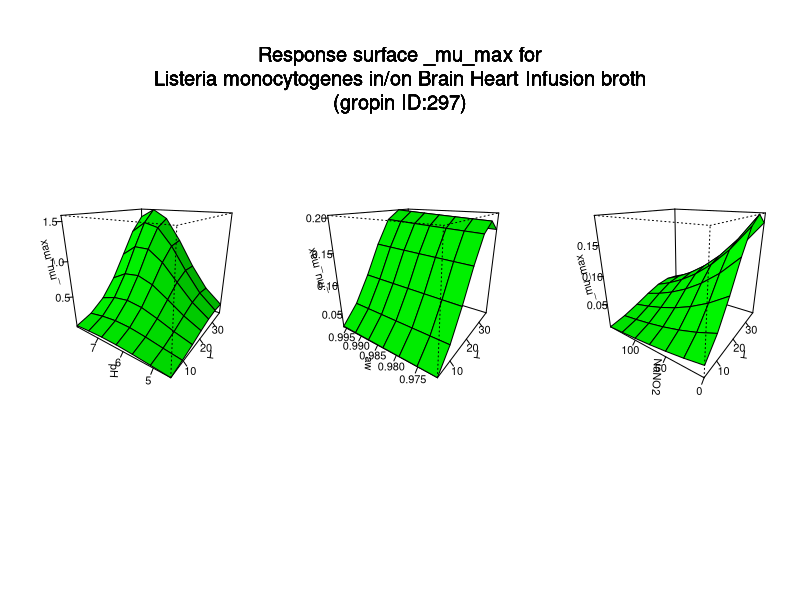

Write the R code that produced this figure.
#############################
# start of Parameter script
#############################
T <- seq(4.004,36.963036963037,length.out=7)
pH <- seq(4.5045,7.99200799200799,length.out=7)
aw <- seq(0.97097,0.996003996003996,length.out=7)
NaNO2 <- seq(0,149.85014985015,length.out=7)
#############################
# end of Parameter script
#############################
############################# 
# start of Model script Gropin ID 297 
#############################
 
# constant coefficients for this model
 
variables <- data.frame(T,pH,aw,NaNO2)
argumentsPar <- unique.data.frame(expand.grid(variables))
 
# heart of the model
response_surface <- function(T,pH,aw,NaNO2) {
   mumax <-log(2)/exp(13.5303-0.1096*T+0.0266*(-33.3333+0.0220472*((sqrt(1.51165*(10^21)*(aw^2)-3.28336*(10^21)*aw+1.78325*(10^21))-3.888*(10^10)*aw+4.22242*(10^10))^(1/3))-15712.5/((sqrt(1.51165*(10^21)*(aw^2)-3.28336*(10^21)*aw+1.78325*(10^21))-3.888*(10^10)*aw+4.22242*(10^10))^(1/3)))-3.2997*pH+0.0232*NaNO2-0.0134*T*pH-0.00332*(-33.3333+0.0220472*((sqrt(1.51165*(10^21)*(aw^2)-3.28336*(10^21)*aw+1.78325*(10^21))-3.888*(10^10)*aw+4.22242*(10^10))^(1/3))-15712.5/((sqrt(1.51165*(10^21)*(aw^2)-3.28336*(10^21)*aw+1.78325*(10^21))-3.888*(10^10)*aw+4.22242*(10^10))^(1/3)))*pH-0.00296*pH*NaNO2+0.00271*(T^2)+0.257*(pH^2)-0.00000085*(NaNO2^2))

	return(mumax=mumax)
} 

# output parameters
responseSurface <- cbind(argumentsPar,response_surface(argumentsPar['T'],argumentsPar['pH'],argumentsPar['aw'],argumentsPar['NaNO2']))
colnames(responseSurface) <- c(colnames(argumentsPar),'mumax')
#############################
# End of Model script
#############################
############################# 
# start of Visualisation script Gropin ID 297 
#############################
titleText <-'Response surface _mu_max for
Listeria monocytogenes in/on Brain Heart Infusion broth
(gropin ID:297)'
argPar1 <- unique.data.frame(expand.grid(T,pH))
argPar2 <- unique.data.frame(expand.grid(T,aw))
argPar3 <- unique.data.frame(expand.grid(T,NaNO2))
z1 <- matrix(unlist(response_surface(T = argPar1[1],pH = argPar1[2],aw = aw[1],NaNO2 = NaNO2[1])),nrow=7)
z2 <- matrix(unlist(response_surface(T = argPar2[1],aw = argPar2[2],pH = pH[1],NaNO2 = NaNO2[1])),nrow=7)
z3 <- matrix(unlist(response_surface(T = argPar3[1],NaNO2 = argPar3[2],pH = pH[1],aw = aw[1])),nrow=7)
# adding precaution if response surface is zero
myZLim1 <- range(z1)
if(myZLim1[1] == myZLim1[2]) myZLim1[2] <- myZLim1[2]+1
myZLim2 <- range(z2)
if(myZLim2[1] == myZLim2[2]) myZLim2[2] <- myZLim2[2]+1
myZLim3 <- range(z3)
if(myZLim3[1] == myZLim3[2]) myZLim3[2] <- myZLim3[2]+1
if(length(T)>1 & length(pH)>1 & length(aw)>1 & length(NaNO2)>1) {
	par(mfrow = c(1,3))
	persp(T,pH,z1,col = 'green',xlab='T',ylab='pH',zlab='_mu_max',zlim=myZLim1,theta=305,phi=20,shade=0.25,ticktype = 'detailed')
	persp(T,aw,z2,col = 'green',xlab='T',ylab='aw',zlab='_mu_max',zlim=myZLim2,theta=305,phi=20,shade=0.25,ticktype = 'detailed')
	persp(T,NaNO2,z3,col = 'green',xlab='T',ylab='NaNO2',zlab='_mu_max',zlim=myZLim3,theta=305,phi=20,shade=0.25,ticktype = 'detailed')
	mtext(titleText,outer=T,  cex=1.2, line=-8.5, side=3)
} else {
		myPars <- unique.data.frame(expand.grid(T,pH,aw,NaNO2))
		myZ <-matrix(unlist(response_surface(myPars[,1],myPars[,2],myPars[,3],myPars[,4])),nrow=7)
		myZLim <- range(myZ)
if(myZLim[1] == myZLim[2]) myZLim[2] <- myZLim[2]+1
	if(length(aw)==1 & length(NaNO2)==1) {
		persp(T,pH,myZ,col = 'green',xlab='T',ylab='pH',zlab='_mu_max',main=titleText,sub=paste('other variable: aw =',round(aw,digits = 2), 'NaNO2 =',round(NaNO2,digits = 2)),zlim=myZLim,theta=305,phi=20,shade=0.25,ticktype = 'detailed')
	}
	if(length(pH)==1 & length(NaNO2)==1) {
		persp(T,aw,myZ,col = 'green',xlab='T',ylab='aw',zlab='_mu_max',main=titleText,sub=paste('other variable: pH =',round(pH,digits = 2), 'NaNO2 =',round(NaNO2,digits = 2)),zlim=myZLim,theta=305,phi=20,shade=0.25,ticktype = 'detailed')
	}
	if(length(pH)==1 & length(aw)==1) {
		persp(T,NaNO2,myZ,col = 'green',xlab='T',ylab='NaNO2',zlab='_mu_max',main=titleText,sub=paste('other variable: pH =',round(pH,digits = 2), 'aw =',round(aw,digits = 2)),zlim=myZLim,theta=305,phi=20,shade=0.25,ticktype = 'detailed')
	}
	if(length(T)==1 & length(NaNO2)==1) {
		persp(pH,aw,myZ,col = 'green',xlab='pH',ylab='aw',zlab='_mu_max',main=titleText,sub=paste('other variable: T =',round(T,digits = 2), 'NaNO2 =',round(NaNO2,digits = 2)),zlim=myZLim,theta=305,phi=20,shade=0.25,ticktype = 'detailed')
	}
	if(length(T)==1 & length(aw)==1) {
		persp(pH,NaNO2,myZ,col = 'green',xlab='pH',ylab='NaNO2',zlab='_mu_max',main=titleText,sub=paste('other variable: T =',round(T,digits = 2), 'aw =',round(aw,digits = 2)),zlim=myZLim,theta=305,phi=20,shade=0.25,ticktype = 'detailed')
	}
	if(length(T)==1 & length(pH)==1) {
		persp(aw,NaNO2,myZ,col = 'green',xlab='aw',ylab='NaNO2',zlab='_mu_max',main=titleText,sub=paste('other variable: T =',round(T,digits = 2), 'pH =',round(pH,digits = 2)),zlim=myZLim,theta=305,phi=20,shade=0.25,ticktype = 'detailed')
	}
}
#############################
# End of Visualisation script
#############################
